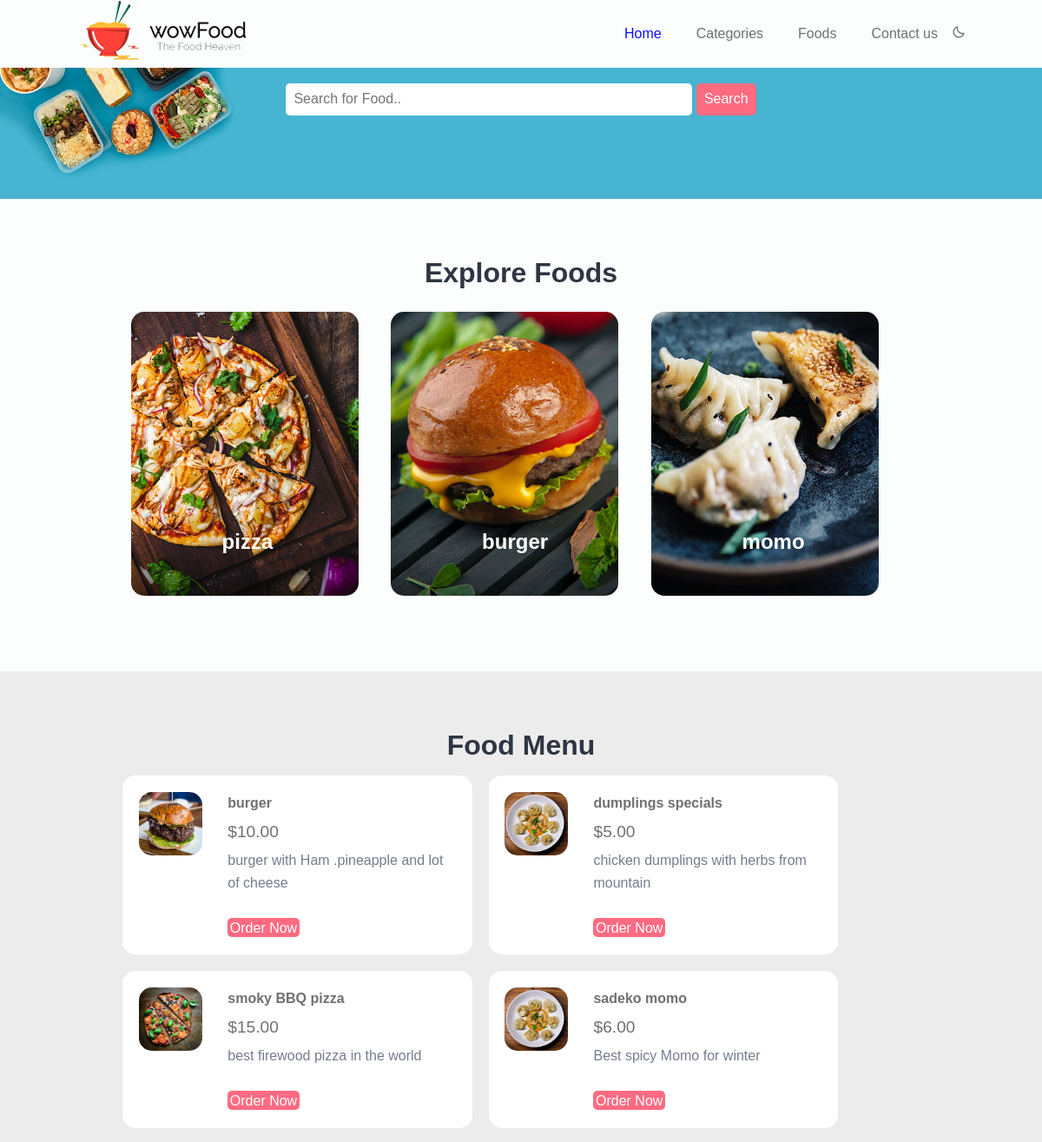
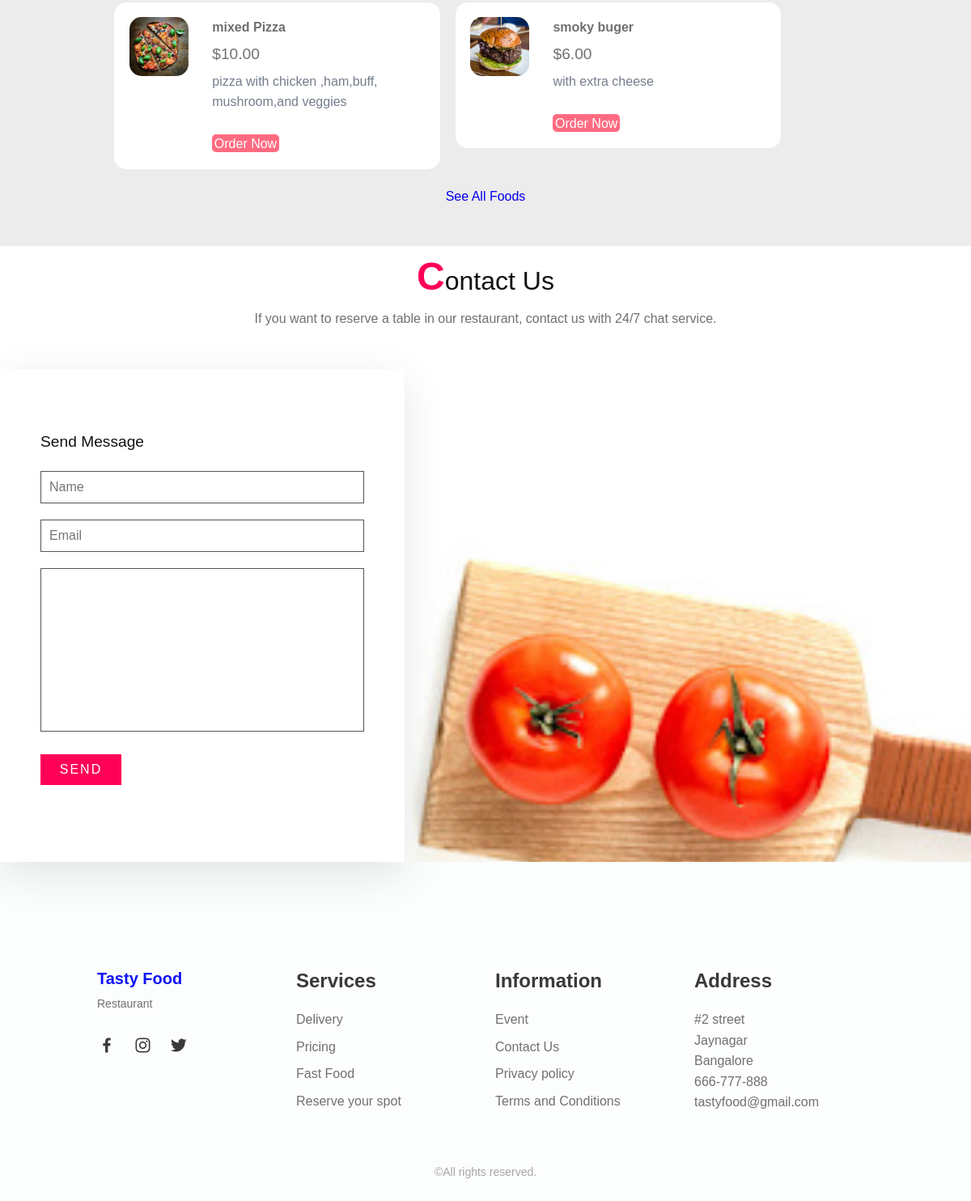
The page / on the database its author committed (2 pictures, top to bottom).
### tables this page shows
CREATE TABLE `tbl_category` (
  `id` int(10) UNSIGNED NOT NULL,
  `title` varchar(100) NOT NULL,
  `image_name` varchar(255) NOT NULL,
  `featured` varchar(10) NOT NULL,
  `active` varchar(10) NOT NULL
);

CREATE TABLE `tbl_food` (
  `id` int(10) UNSIGNED NOT NULL,
  `title` varchar(100) NOT NULL,
  `description` text NOT NULL,
  `price` decimal(10,2) NOT NULL,
  `image_name` varchar(255) NOT NULL,
  `category_id` int(10) UNSIGNED NOT NULL,
  `featured` varchar(10) NOT NULL,
  `active` varchar(10) NOT NULL
);

### index.php (the view, shortened to what this page needs)
<?php
include('partials-front/menu.php');
?>
<header class="l-header" id="header">
        <nav class="nav bd-container">
            <a href="#" class="nav__logo">
            <img src="images/logo.png" alt="Restaurant Logo" class="img-responsive">
            </a>
            <div class="nav__menu " id="nav-menu">
                <ul class="nav__list">
                    <li class="nav__item"><a href="<?php echo SITEURL;?>" class="nav__link active-link">Home</a></li>
                    <li class="nav__item"><a href="<?php echo SITEURL; ?>categories.php" class="nav__link">Categories</a></li>
                    <li class="nav__item"><a href="<?php echo SITEURL;?>foods.php" class="nav__link">Foods</a></li>
                    <li class="nav__item"><a href="<?php echo SITEURL;?>contact.php" class="nav__link">Contact us</a></li>
                    <li><i class='bx bx-moon change-theme' id="theme-button"></i></li>
                </ul>
            </div>
        </nav>
    </header>
    <section class="food-search text-center">
        <div class="container ">
            <form action="<?php  echo SITEURL;?>food-search.php" method="POST">
                <input type="search" name="search" placeholder="Search for Food.." required>
                <input type="submit" name="submit" value="Search" class="btn btn-primary">
            </form>
        </div>
    </section>
    <section class="categories">
        <div class="container ">
            <h2 class="text-center">Explore Foods</h2>
                   <?php
                            $sql =  "SELECT * FROM tbl_category WHERE active='Yes'AND featured='Yes' LIMIT 3 ";
                            $res = mysqli_query($conn,$sql);
                            $count = mysqli_num_rows($res);
                            if ($count>0)
                            {
                                while($row=mysqli_fetch_assoc($res))
                                {
                                    $id = $row['id'];
                                    $title = $row['title'];
                                    $image_name= $row ['image_name'];
                                    ?>
                                    <a href="<?php echo SITEURL;?>category-food.php?category_id=<?php echo $id;?>">
                                    <div class="box-3 float-container">
                            <?php
                            if ($image_name=="")
                             {
                                echo "<div class'error'>Image not availabele. </div>";
                            }
                            else
                                {
                                    ?>
                                    <img src="<?php echo SITEURL; ?>images/category/<?php echo $image_name; ?>" alt="Pizza" class="img-responsive img-curve">
                                    <?php
                                }
                            ?>
                  <h3 class="float-text text-white"><?php echo $title;?></h3>
            </div>
            </a>
                                    <?php                              }
                            }
                            else
                            {
                                echo "<div class='error'>Category Not Added. </div>";
                                }
                         ?>
        </div>
    </section>
    <section class="food-menu">
        <div class="container">
            <h2 class="text-center">Food Menu</h2>
            <?php
            $sql2 = "SELECT * FROM tbl_food WHERE active='Yes' AND featured='Yes' LIMIT 6";
            $res2 = mysqli_query($conn,$sql2);
            $count2 = mysqli_num_rows($res2);
            if ($count2>0)
            {
                while($row=mysqli_fetch_assoc($res2))
                {
                    $id = $row['id'];
                    $title = $row['title'];
                    $price = $row['price'];
                    $description = $row['description'];
                    $image_name = $row['image_name'];
                    ?>
                    <div class="food-menu-box">
                       <div class="food-menu-img">
                        <?php
                        if ($image_name=="")
                        {
                            echo "<div class='error'>Image not available. </div>";
                         }
                         else
                         {
                            ?>
                            <img src="<?php echo SITEURL ?>images/food/<?php echo $image_name;?>" alt="Chicke Hawain Pizza" class="img-responsive img-curve">
                            <?Php
                         }
                        ?>
                </div>
                  <div class="food-menu-desc">
                    <h4><?php  echo " $title";?></h4>
                    <p class="food-price">$<?php echo$price;  ?></p>
                    <p class="food-detail">
                        <?php echo $description;?>
                    </p>
                    <br>
                    <a href="<?php echo SITEURL;?>order.php?food_id=<?php echo $id; ?>" class="btn btn-primary">Order Now</a>
                </div>
            </div>
                    <?php
                }
            }
            else
            {
                echo "<div class='error'>Food not available </div>";
            }
             ?>
        </div>
        <p class="text-center">
            <a href="#">See All Foods</a>
        </p>
    </section>
    <section class="contact" id="contact">
        <div class="title">
            <h2 class="titletext"><span>C</span>ontact Us</h2>
            <p class="contact__description">If you want to reserve a table in our restaurant, contact us with 24/7 chat service. </p>
        </div>
        <div class="contactform">
            <h3>Send Message</h3>
            <div class="inputbox">
                <input type="text" placeholder="Name">
            </div>
            <div class="inputbox">
                <input type="text" placeholder="Email">
            </div>
            <div class="inputbox">
                <textarea name="" id="" cols="30" rows="10"></textarea>
            </div>
            <div class="inputbox">
                <input type="submit" value="Send">
            </div>
        </div>
    </section>
   <?php include('partials-front/footer.php'); ?>

### partials-front/menu.php (shortened to what this page needs)
<!DOCTYPE html>
<html lang="en">
<head>
    <link rel="stylesheet" href="css/style.css">
   <link href='https://cdn.jsdelivr.net/npm/boxicons@2.0.5/css/boxicons.min.css' rel='stylesheet'>
</head>
<body>

### partials-front/footer.php (shortened to what this page needs)
            <footer class="footer section bd-container">
            <div class="footer__container bd-grid">
                <div class="footer__content">
                    <a href="#" class="footer__logo">Tasty Food</a>
                    <span class="footer__description">Restaurant
                    </span>
                    <div>
                        <a href="#" class="footer__social"><i class="bx bxl-facebook"></i></a>
                        <a href="#" class="footer__social"><i class="bx bxl-instagram"></i></a>
                        <a href="#" class="footer__social"><i class="bx bxl-twitter"></i></a>
                    </div>
                </div>
                <div class="footer__content">
                    <h3 class="footer__title">Services</h3>
                    <ul>
                        <li><a href="#" class="footer__link">Delivery</a></li>
                        <li><a href="#" class="footer__link">Pricing</a></li>
                        <li><a href="#" class="footer__link">Fast Food</a></li>
                        <li><a href="#" class="footer__link">Reserve your spot</a></li>
                    </ul>
                </div>
                <div class="footer__content">
                    <h3 class="footer__title">Information</h3>
                    <ul>
                        <li><a href="#" class="footer__link">Event</a></li>
                        <li><a href="#" class="footer__link">Contact Us</a></li>
                        <li><a href="#" class="footer__link">Privacy policy</a></li>
                        <li><a href="#" class="footer__link">Terms and Conditions</a></li>
                    </ul>
                </div>
                <div class="footer__content">
                    <h3 class="footer__title">Address</h3>
                    <ul>
                        <li>#2 street</li>
                        <li>Jaynagar</li>
                        <li>Bangalore</li>
                        <li>666-777-888</li>
                        <li>tastyfood@gmail.com</li>
                    </ul>
                </div>
            </div>
            <p class="footer__copy">&#169;All rights reserved.</p>
        </footer>
</body>
</html>

### rows shown on the page
tbl_category: image_name (picture), title "pizza"
tbl_category: image_name (picture), title "burger"
tbl_category: image_name (picture), title "momo"
tbl_food: image_name (picture), title "burger", price "10.00", description "burger with Ham .pineapple and lot of cheese"
tbl_food: image_name (picture), title "dumplings specials", price "5.00", description "chicken dumplings with herbs from mountain"
tbl_food: image_name (picture), title "smoky BBQ pizza", price "15.00", description "best firewood pizza in the world"
tbl_food: image_name (picture), title "sadeko momo", price "6.00", description "Best spicy Momo for winter"
tbl_food: image_name (picture), title "mixed Pizza", price "10.00", description "pizza with chicken ,ham,buff, mushroom,and veggies"
tbl_food: image_name (picture), title "smoky buger", price "6.00", description "with extra cheese"
